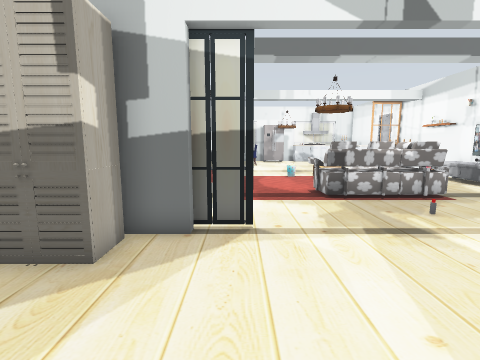
view 1 (above)

22 first-person views from a walk through a robot-simulator world made for Gazebo. The camera is 1 m above the floor, tilts 8° down and sees 85° across. The floor is counted in squares, 0.5 m on a side. Each view is taken from the middle of a square. On the plan, view 1 faces up. The plan holds only what a view shows up to about 16 squares ahead; the rest is blank. Some surface patterns are stand-ins.

view 2
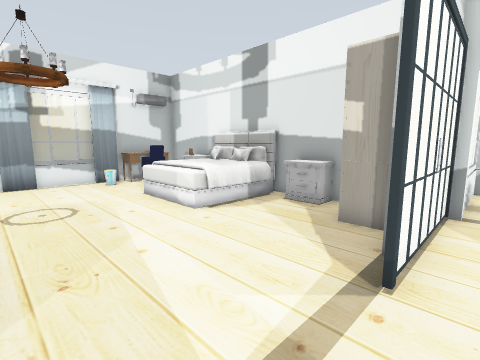

view 3
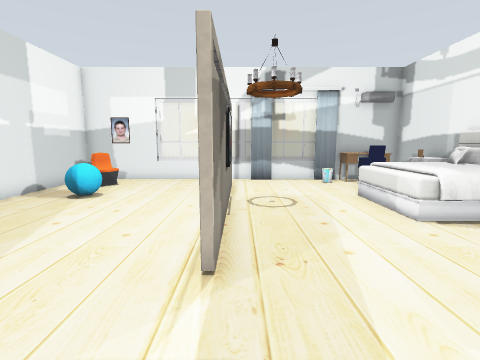

view 4
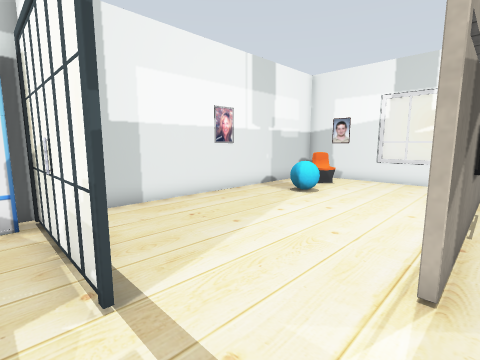

view 5
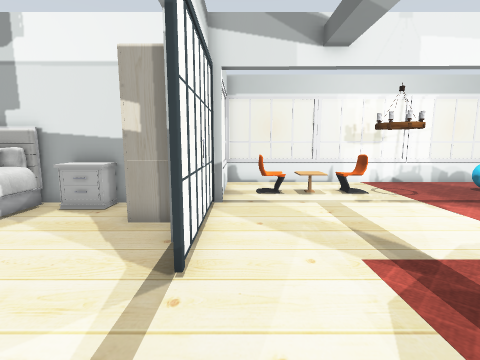

view 6
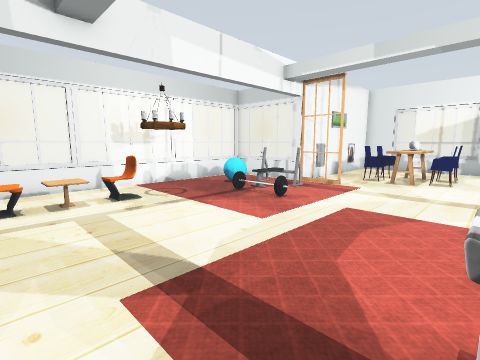

view 7
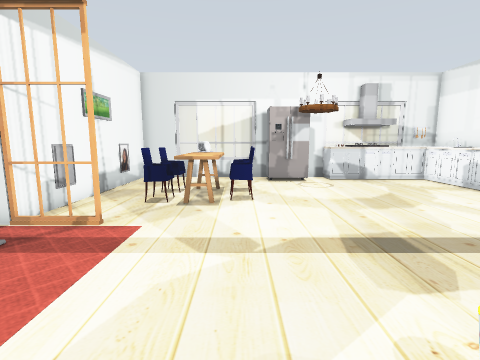

view 8
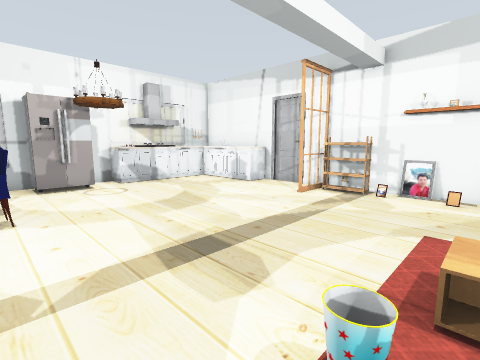

view 9
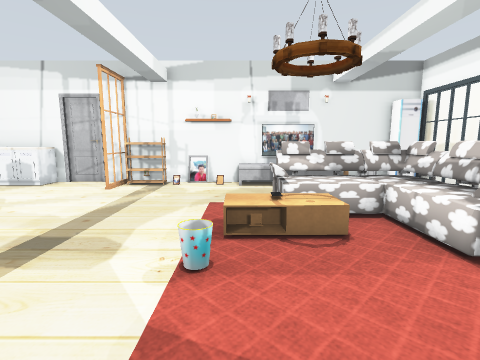

view 10
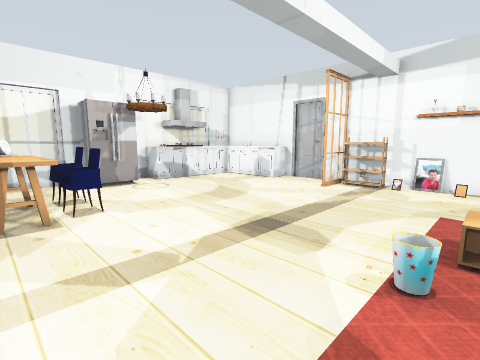

view 11
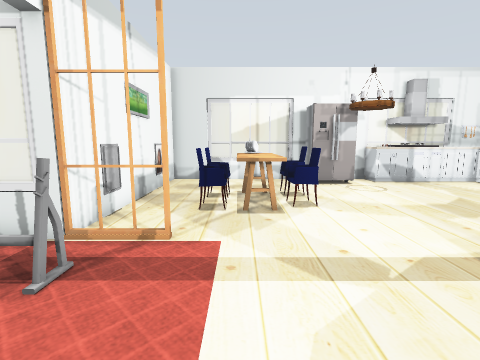

view 12
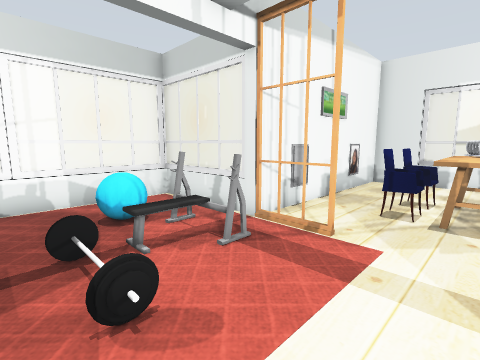

view 13
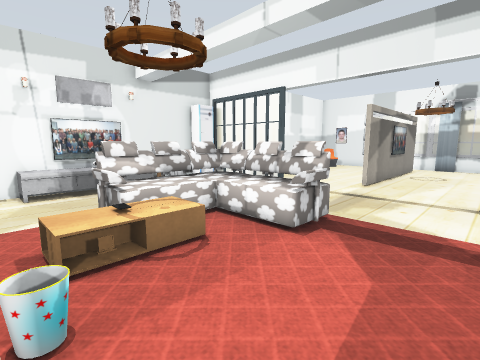

view 14
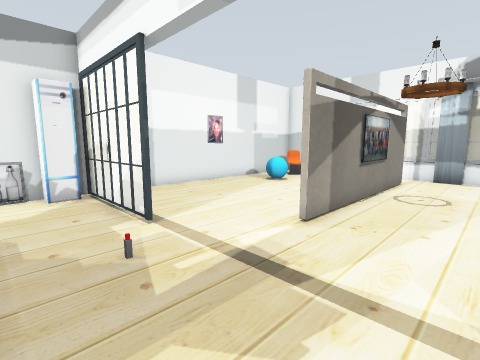

view 15
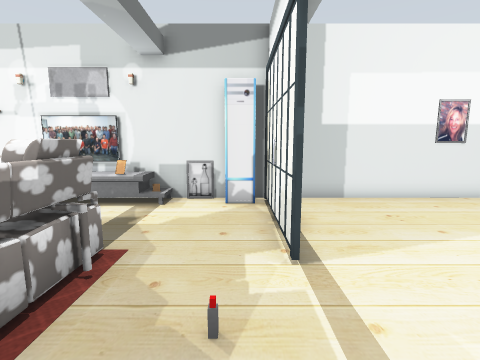

view 16
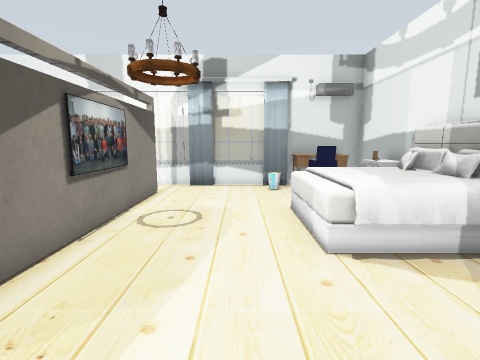

view 17
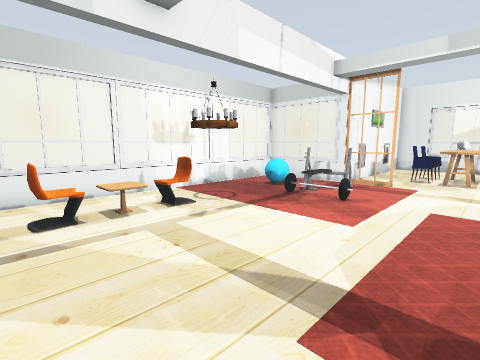

view 18
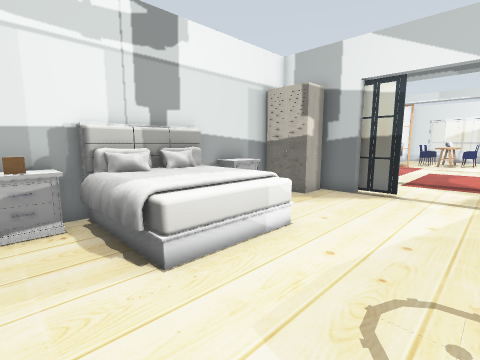

view 19
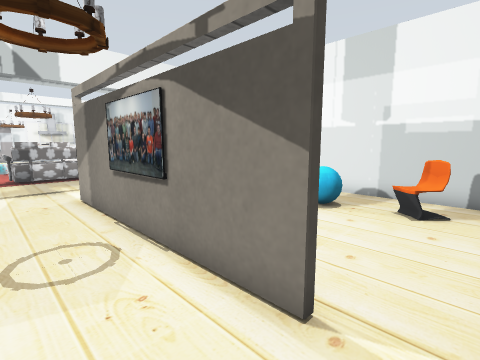

view 20
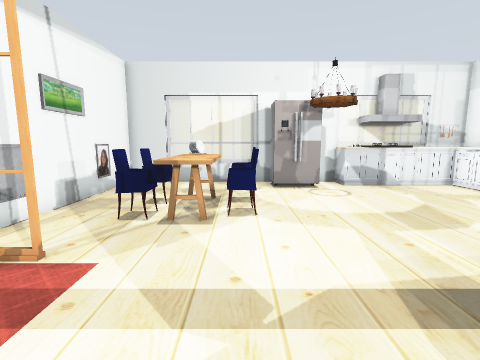

view 21
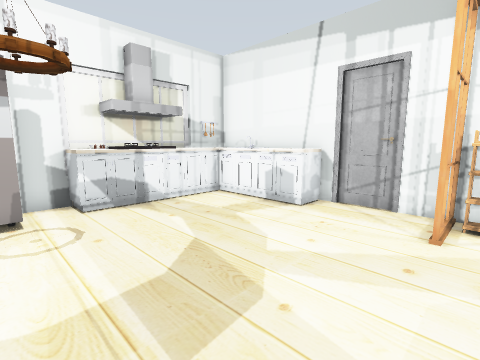

view 22
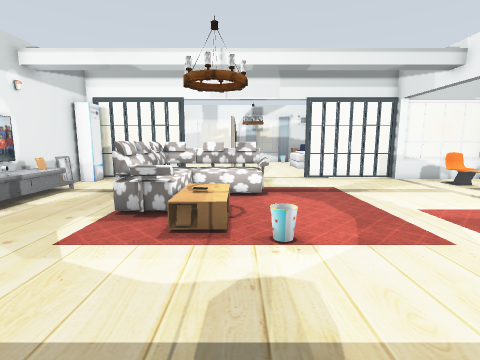

### Floor plan
Points are (right, up) in squares from view 1. A wall is a line through its corners. A room is listed if a view was taken in it or the views show most of it. See-through windows are left out.
Room 1 (views 1, 2, 3, 4, 5, 6, 7, 8, 9, 10, 11, 12, 13, 14, 15, 16, 17, 18, 19, 20, 21, 22)
walls: (-1.1, 6.1) (-1.1, 5.6) (-2.6, 5.6); (-5.5, 6.4) (-4.7, 6.4); (-4.7, 4.5) (-4.7, -7.6) (-1.3, -7.6); (12.5, 6) (12.5, 21.5); (4.4, -0.6) (4.4, 3.2); (12.5, 24) (12.5, 29.6) (11.4, 29.6); (4.4, -5.6) (4.4, -2.4); (2.8, 29.6) (-4.7, 29.6) (-4.7, 20.3) (-8.5, 20.3); (6.1, 29.6) (4.8, 29.6); (8.4, -7.6) (12.5, -7.6) (12.5, 4.8)
low walls: (-9.5, 11.5) (-9.5, 6.3); (-8.8, 20.3) (-9.5, 20.3) (-9.5, 15.4); (3.4, -7.6) (4.5, -7.6)
objects: window (-10, 8); window (-10, 12) to (-10, 15); window (-10, 18); window (-9, 6) to (-6, 6); window (-9, 20) to (-7, 20); chair (-7, 8) to (-7, 9); table (-7, 10) to (-6, 10); chair (-7, 11) to (-7, 12); lamp (-7, 13) to (-6, 14); cyan ball (-7, 17) to (-7, 18); other object (-6, 17) to (-4, 19); other object (-5, 16) to (-3, 16); picture (-5, 22); picture (-5, 27); desk (-4, -7) to (-2, -6); desk (-4, -5); nightstand (-4, -4); bed (-4, -3) to (-1, 0); nightstand (-4, 2) to (-4, 3); wardrobe (-4, 4) to (-3, 5); door leaf (-4, 20) to (-3, 20); chair (-3, -6) to (-2, -5); door leaf (-2, 6); chair (-2, 23) to (-1, 23); chair (-2, 25); curtain (-1, -7); bin (-1, -7) to (0, -6); kitchen table (-1, 23) to (0, 24); table (-1, 25) to (0, 25); kitchen table (-1, 26) to (0, 26); window (0, -8) to (3, -8); door leaf (0, 6); chair (1, 23) to (1, 24); chair (1, 25); window (1, 30); lamp (2, -3) to (4, -1); sofa (3, 9) to (7, 14); bin (3, 16); fridge (3, 28) to (4, 29); TV (4, -1); lamp (4, 13) to (5, 14); lamp (4, 26) to (5, 27); window (5, -8) to (8, -8); other object (5, 7); coffee table (5, 13) to (6, 15); other object (5, 14); grey post (6, 7); kitchen cabinet (6, 29) to (7, 29); door leaf (7, 6) to (8, 6); other object (8, 29) to (9, 29); bench (8, 30); window (9, 30) to (10, 30); chair (10, -6) to (11, -5); cyan ball (10, -3); door leaf (10, 6); door leaf (10, 21) to (12, 21); kitchen cabinet (10, 25) to (12, 29); other object (11, 11); TV cabinet (11, 13) to (12, 15); other object (11, 30); picture (12, -1); other object (12, 7); picture (12, 9); TV cabinet (12, 10); TV (12, 11); picture (12, 12) to (12, 13); TV (12, 14); desk (12, 16); other object (12, 17); other object (12, 18); shoe rack (12, 19) to (12, 20); other object (13, 22); door leaf (13, 23)

Positions as (right, up) in squares from view 1, and headings:
1: (0, 0), facing up
2: (4, 7), facing down-left
3: (4, 7), facing down
4: (4, 7), facing down-right
5: (4, 7), facing left
6: (3, 8), facing up-left
7: (1, 14), facing up
8: (1, 15), facing up-right
9: (-1, 15), facing right
10: (-1, 15), facing up-right
11: (-1, 15), facing up
12: (0, 15), facing up-left
13: (0, 16), facing down-right
14: (1, 9), facing down-right
15: (3, 7), facing right
16: (1, 5), facing down
17: (1, 7), facing up-left
18: (3, -5), facing up-left
19: (2, -7), facing up-right
20: (1, 16), facing up
21: (4, 20), facing up-right
22: (4, 21), facing down
